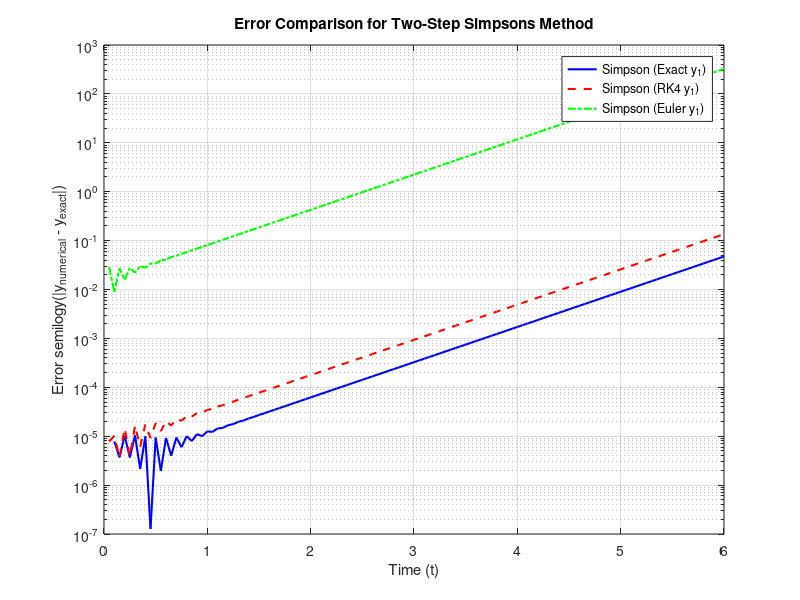

Write MATLAB code to recreate this figure.
% Parameters
h = 0.05; % Step size
T = 6;    % End time
N = T / h; % Number of steps
t = 0:h:T; % Time vector
y_exact_solution = @(t) exp(-5 * t); % Exact solution
f = @(t, y) -5 * y; % Define the function f(t, y)

% Initialize arrays for solutions
y_exact = y_exact_solution(t); % Exact solution at all points
y_simpson_exact = zeros(1, N + 1); % Solution using Simpson with exact y1
y_simpson_rk4 = zeros(1, N + 1);   % Solution using Simpson with RK4 y1
y_simpson_euler = zeros(1, N + 1); % Solution using Simpson with Euler y1

% Initial condition
y_simpson_exact(1) = 1;
y_simpson_rk4(1) = 1;
y_simpson_euler(1) = 1;

% Compute y1 using three methods
% (a) Exact solution
y1_exact = y_exact_solution(h);

% (b) 4th order Runge-Kutta method
k1 = f(t(1), y_simpson_rk4(1));
k2 = f(t(1) + h / 2, y_simpson_rk4(1) + h * k1 / 2);
k3 = f(t(1) + h / 2, y_simpson_rk4(1) + h * k2 / 2);
k4 = f(t(1) + h, y_simpson_rk4(1) + h * k3);
y1_rk4 = y_simpson_rk4(1) + (h / 6) * (k1 + 2 * k2 + 2 * k3 + k4);

% (c) Forward Euler method
y1_euler = y_simpson_euler(1) + h * f(t(1), y_simpson_euler(1));

% Assign y1 to solutions
y_simpson_exact(2) = y1_exact;
y_simpson_rk4(2) = y1_rk4;
y_simpson_euler(2) = y1_euler;

% Two-step Simpson's method
for n = 1:N-1
    %disp(y_simpson_exact(n))
    %disp(y_simpson_euler(n+1))

    %disp(y_simpson_euler(n))
    %disp(y_simpson_euler(n+1))
    %disp('-------------------')
    
    % (a) Using exact y1
    func_exact = @(y_next) y_simpson_exact(n) + (h / 3) * ...
        (f(t(n), y_simpson_exact(n)) + 4 * f(t(n+1), y_simpson_exact(n+1)) + f(t(n+2), y_next)) - y_next;
    % Solve for y_{n+2} using fsolve
    y_guess = y_simpson_exact(n+1); % Initial guess
    y_simpson_exact(n+2) = fsolve(func_exact, y_guess, optimset('Display', 'off'));
    
    % (b) Using RK4 y1
    func_rk4 = @(y_next) y_simpson_rk4(n) + (h / 3) * ...
        (f(t(n), y_simpson_rk4(n)) + 4 * f(t(n+1), y_simpson_rk4(n+1)) + f(t(n+2), y_next)) - y_next;
    y_guess = y_simpson_rk4(n+1); % Initial guess
    y_simpson_rk4(n+2) = fsolve(func_rk4, y_guess, optimset('Display', 'off'));
    
    % (c) Using Euler y1
    func_euler = @(y_next) y_simpson_euler(n) + (h / 3) * ...
        (f(t(n), y_simpson_euler(n)) + 4 * f(t(n+1), y_simpson_euler(n+1)) + f(t(n+2), y_next)) - y_next;
    y_guess = y_simpson_euler(n+1); % Initial guess
    y_simpson_euler(n+2) = fsolve(func_euler, y_guess, optimset('Display', 'off'));
end

% Compute errors
error_exact = abs(y_simpson_exact - y_exact);
error_rk4 = abs(y_simpson_rk4 - y_exact);
error_euler = abs(y_simpson_euler - y_exact);

% Plot the errors
figure;
semilogy(t, error_exact, 'b-', 'LineWidth', 1.5); hold on;
semilogy(t, error_rk4, 'r--', 'LineWidth', 1.5);
semilogy(t, error_euler, 'g-.', 'LineWidth', 1.5);

% Formatting the plot
xlabel('Time (t)');
ylabel('Error semilogy(|y_{numerical} - y_{exact}|)');
legend('Simpson (Exact y_1)', 'Simpson (RK4 y_1)', 'Simpson (Euler y_1)');
title('Error Comparison for Two-Step Simpsons Method');
grid on;

% Display final errors
fprintf('Final errors at T = %.2f:\n', T);
fprintf('Using exact y1: %.8f\n', error_exact(end));
fprintf('Using RK4 y1:   %.8f\n', error_rk4(end));
fprintf('Using Euler y1: %.8f\n', error_euler(end));
